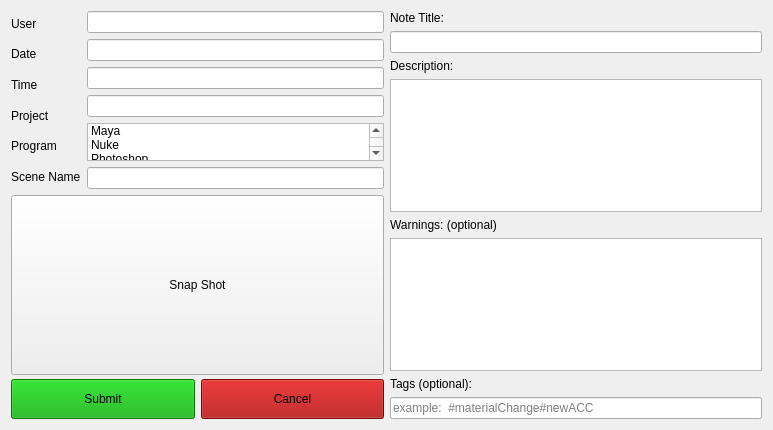
<?xml version="1.0" encoding="UTF-8"?>
<ui version="4.0">
 <class>Form</class>
 <widget class="QWidget" name="Form">
  <property name="geometry">
   <rect>
    <x>0</x>
    <y>0</y>
    <width>773</width>
    <height>430</height>
   </rect>
  </property>
  <property name="minimumSize">
   <size>
    <width>600</width>
    <height>430</height>
   </size>
  </property>
  <property name="maximumSize">
   <size>
    <width>800</width>
    <height>423</height>
   </size>
  </property>
  <property name="windowTitle">
   <string>Submit Note</string>
  </property>
  <layout class="QHBoxLayout" name="horizontalLayout_3">
   <item>
    <layout class="QVBoxLayout" name="verticalLayout_4">
     <item>
      <layout class="QHBoxLayout" name="horizontalLayout_2">
       <item>
        <layout class="QVBoxLayout" name="verticalLayout_3">
         <item>
          <widget class="QLabel" name="userLabel">
           <property name="text">
            <string>User</string>
           </property>
          </widget>
         </item>
         <item>
          <widget class="QLabel" name="dateLabel">
           <property name="text">
            <string>Date</string>
           </property>
          </widget>
         </item>
         <item>
          <widget class="QLabel" name="timeLabel">
           <property name="text">
            <string>Time</string>
           </property>
          </widget>
         </item>
         <item>
          <widget class="QLabel" name="projectLabel">
           <property name="text">
            <string>Project</string>
           </property>
          </widget>
         </item>
         <item>
          <widget class="QLabel" name="programLabel">
           <property name="text">
            <string>Program</string>
           </property>
          </widget>
         </item>
         <item>
          <widget class="QLabel" name="scenNameLabel">
           <property name="text">
            <string>Scene Name</string>
           </property>
          </widget>
         </item>
        </layout>
       </item>
       <item>
        <layout class="QVBoxLayout" name="verticalLayout">
         <item>
          <widget class="QLineEdit" name="userSpace">
           <property name="readOnly">
            <bool>true</bool>
           </property>
          </widget>
         </item>
         <item>
          <widget class="QLineEdit" name="dateSpace">
           <property name="contextMenuPolicy">
            <enum>Qt::DefaultContextMenu</enum>
           </property>
          </widget>
         </item>
         <item>
          <widget class="QLineEdit" name="timeSpace"/>
         </item>
         <item>
          <widget class="QLineEdit" name="projectSpace"/>
         </item>
         <item>
          <widget class="QListWidget" name="projectWidget">
           <item>
            <property name="text">
             <string>Maya</string>
            </property>
           </item>
           <item>
            <property name="text">
             <string>Nuke</string>
            </property>
           </item>
           <item>
            <property name="text">
             <string>Photoshop</string>
            </property>
           </item>
           <item>
            <property name="text">
             <string>Deltagen</string>
            </property>
           </item>
           <item>
            <property name="text">
             <string>Other</string>
            </property>
           </item>
          </widget>
         </item>
         <item>
          <widget class="QLineEdit" name="sceneNameSpace"/>
         </item>
        </layout>
       </item>
      </layout>
     </item>
     <item>
      <widget class="QPushButton" name="snapShotPushButton">
       <property name="minimumSize">
        <size>
         <width>0</width>
         <height>180</height>
        </size>
       </property>
       <property name="text">
        <string>Snap Shot</string>
       </property>
       <property name="icon">
        <iconset resource="../../media/resource.qrc">
         <normaloff>:/snapshot.png</normaloff>:/snapshot.png</iconset>
       </property>
       <property name="iconSize">
        <size>
         <width>64</width>
         <height>64</height>
        </size>
       </property>
      </widget>
     </item>
     <item>
      <layout class="QHBoxLayout" name="horizontalLayout">
       <item>
        <widget class="QPushButton" name="submitNoteButton">
         <property name="minimumSize">
          <size>
           <width>0</width>
           <height>40</height>
          </size>
         </property>
         <property name="styleSheet">
          <string notr="true">background-color:rgb(0, 166, 0)
</string>
         </property>
         <property name="text">
          <string>Submit</string>
         </property>
        </widget>
       </item>
       <item>
        <widget class="QPushButton" name="cancelButton">
         <property name="minimumSize">
          <size>
           <width>0</width>
           <height>40</height>
          </size>
         </property>
         <property name="styleSheet">
          <string notr="true">background-color:rgb(166, 0, 0)</string>
         </property>
         <property name="text">
          <string>Cancel</string>
         </property>
        </widget>
       </item>
      </layout>
     </item>
    </layout>
   </item>
   <item>
    <layout class="QVBoxLayout" name="verticalLayout_2">
     <item>
      <widget class="QLabel" name="subjectLabel">
       <property name="text">
        <string>Note Title:</string>
       </property>
      </widget>
     </item>
     <item>
      <widget class="QLineEdit" name="subjectSpace"/>
     </item>
     <item>
      <widget class="QLabel" name="tagLabel_3">
       <property name="text">
        <string>Description:</string>
       </property>
      </widget>
     </item>
     <item>
      <widget class="QPlainTextEdit" name="descriptionSpace">
       <property name="plainText">
        <string/>
       </property>
      </widget>
     </item>
     <item>
      <widget class="QLabel" name="tagLabel_2">
       <property name="text">
        <string>Warnings: (optional)</string>
       </property>
      </widget>
     </item>
     <item>
      <widget class="QPlainTextEdit" name="warningSpace"/>
     </item>
     <item>
      <widget class="QLabel" name="tagLabel">
       <property name="text">
        <string>Tags (optional):</string>
       </property>
      </widget>
     </item>
     <item>
      <widget class="QLineEdit" name="tagSpace">
       <property name="placeholderText">
        <string>example:  #materialChange#newACC</string>
       </property>
      </widget>
     </item>
    </layout>
   </item>
  </layout>
 </widget>
 <tabstops>
  <tabstop>subjectSpace</tabstop>
  <tabstop>descriptionSpace</tabstop>
  <tabstop>warningSpace</tabstop>
  <tabstop>tagSpace</tabstop>
  <tabstop>submitNoteButton</tabstop>
  <tabstop>cancelButton</tabstop>
 </tabstops>
 <resources>
  <include location="../../media/resource.qrc"/>
 </resources>
 <connections/>
</ui>
